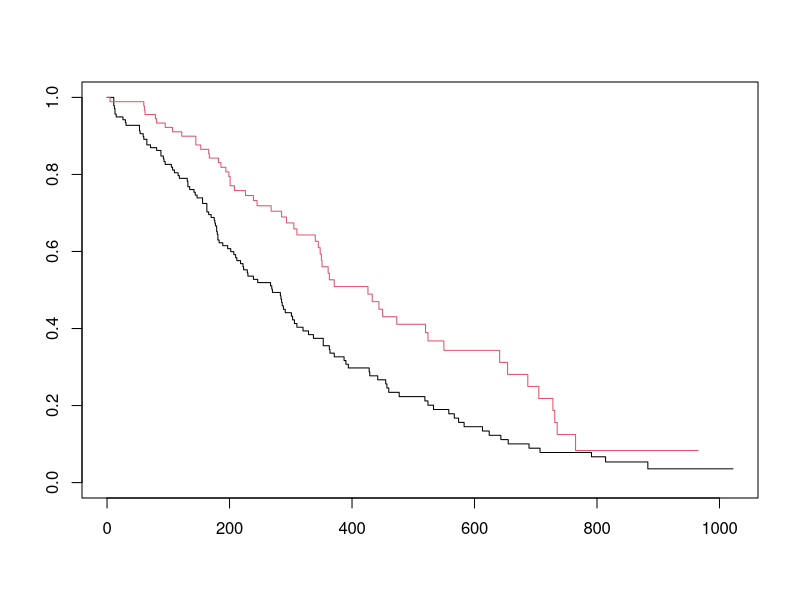
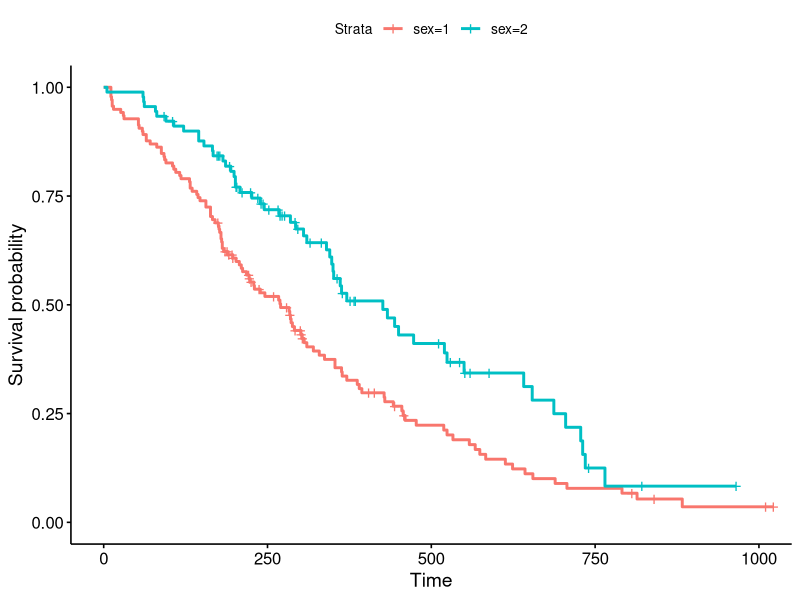
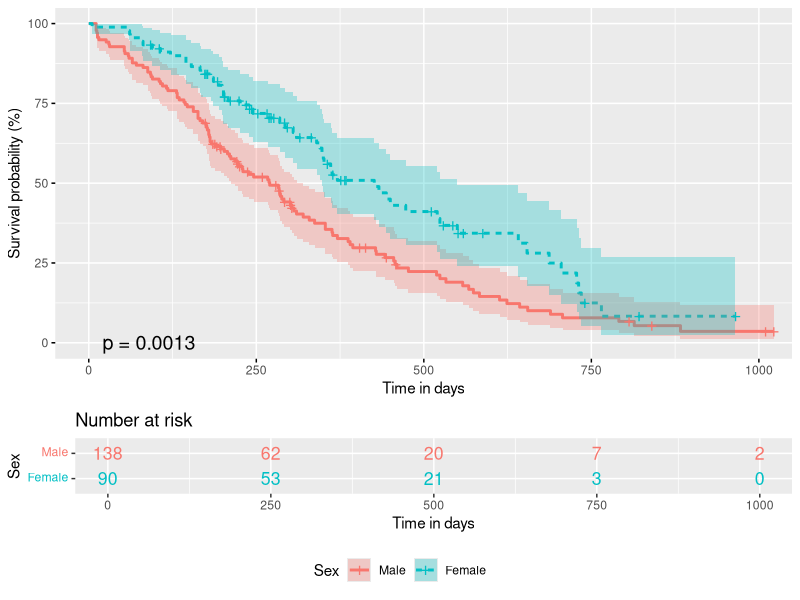
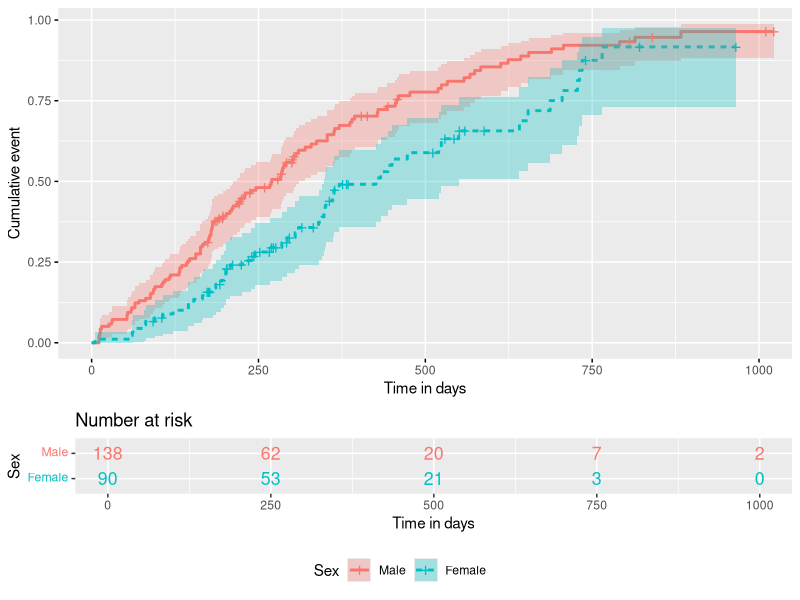
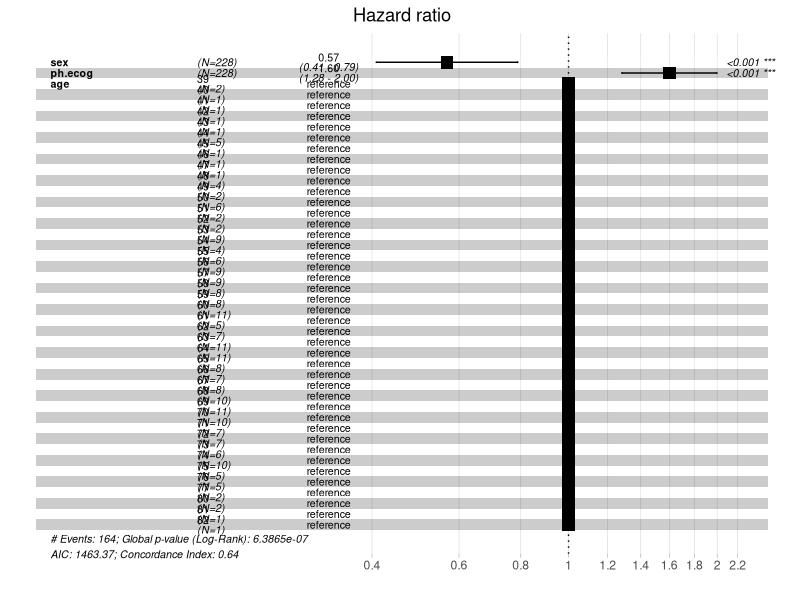

The R script that drew these images, in order:
#### survival plot 
#install.packages("survminer")
library(survminer)
library(survival)

#? survival::lung 
# check censoring status

Lungfit <- survfit(Surv(time, status) ~ sex, data = lung)
plot(Lungfit, col=1:2)

ggsurvplot(Lungfit)

# customize plot area
ggsurvplot(Lungfit,  size = 1,  
           linetype = "strata", 
           risk.table = TRUE, fun='pct',
           risk.table.col = "strata", 
           break.time.by = 250, 
           xlab="Time in days",
           legend="bottom",
           legend.title="Sex",
           legend.labs=c("Male", "Female"),
           conf.int = TRUE, 
           pval = TRUE, 
           ggtheme=theme_gray() )

## check cumulative incidence (probability) of events ##


ggsurvplot(Lungfit,  size = 1,  
           linetype = "strata", 
           risk.table = TRUE, fun='event', ## change fun
           risk.table.col = "strata", 
           break.time.by = 250, 
           xlab="Time in days",
           legend="bottom",
           legend.title="Sex",
           legend.labs=c("Male", "Female"),
           conf.int = TRUE, 
           ggtheme=theme_gray() )

## make a forest plot of effects

lung$age <- ifelse(lung$age > 70, ">70","<= 70")
fit <- coxph( Surv(time, status) ~ sex + ph.ecog + age, data = lung)
fit

ggforest(fit)
